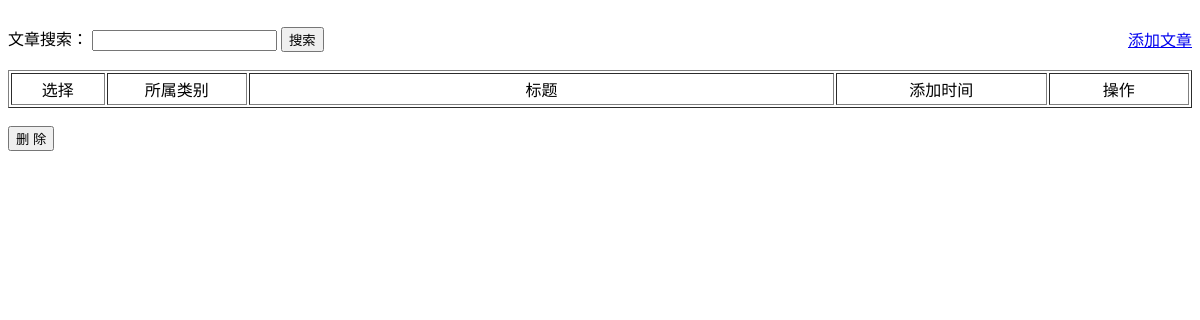
/admin/article.php?act=list&page=2, run on an earlier commit of the app's database.
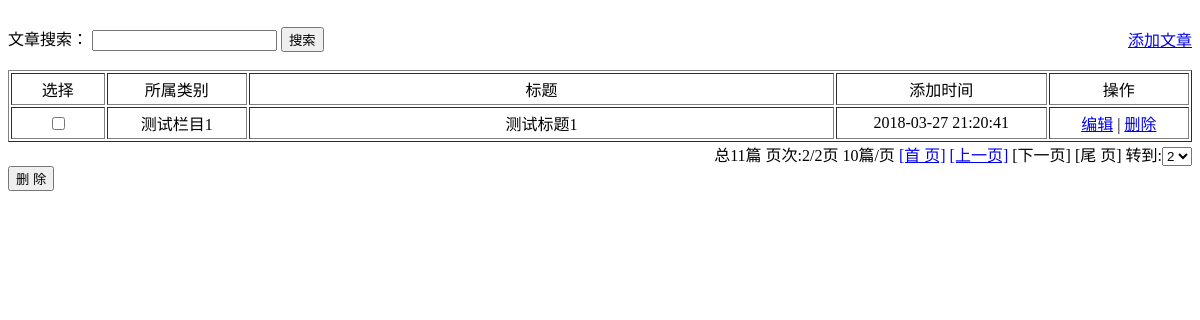
And on a later commit of the database.
### tables this page shows
CREATE TABLE `cms_article` (
  `id` int(11) unsigned NOT NULL AUTO_INCREMENT COMMENT 'ID',
  `cat_id` tinyint(4) unsigned NOT NULL COMMENT '栏目ID',
  `title` varchar(50) NOT NULL COMMENT '文章标题',
  `content` text COMMENT '文章内容',
  `add_time` int(10) unsigned NOT NULL COMMENT '添加时间',
  PRIMARY KEY (`id`),
  KEY `cat_id` (`cat_id`)
);

CREATE TABLE `cms_category` (
  `cat_id` tinyint(4) unsigned NOT NULL AUTO_INCREMENT COMMENT '栏目ID',
  `cat_name` varchar(20) NOT NULL COMMENT '栏目名称',
  `sort_order` tinyint(20) NOT NULL COMMENT '栏目排序',
  `add_time` int(10) unsigned NOT NULL COMMENT '添加时间',
  PRIMARY KEY (`cat_id`)
);

### include/config.php (called while the page is built, shortened)
<?php
$prefix = "cms_";
?>

### include/class.db.php (called while the page is built, shortened)
<?php
class DB extends PDO {
	var $sth;
	function execute($sql, $values = array()) {
		$this->sth = $this->prepare($sql);
		return $this->sth->execute($values);
	}
	function get_all($sql, $values = array()) {
		$this->execute($sql, $values);
		return $this->sth->fetchAll();
	}
	function get_col($sql, $values = array(), $column_number = 0) {
		$this->execute($sql, $values);
		return $this->sth->fetchColumn($column_number);
	}
}
?>

### admin/article_list.php (the view, shortened to what this page needs)
<!DOCTYPE html PUBLIC "-//W3C//DTD XHTML 1.0 Transitional//EN" "http://www.w3.org/TR/xhtml1/DTD/xhtml1-transitional.dtd">
<html xmlns="http://www.w3.org/1999/xhtml">
<head>
</head>
<body>
	<table width="100%" border="0" cellspacing="0" cellpadding="0">
		<tr>
			<td colspan="2">&nbsp;</td>
		</tr>
		<tr>
			<td width="50%">
				<form id="form1" name="form1" method="POST" action="?act=search">文章搜索：
					<input type="text" name="title" value="<?= $title?>" />
					<input type="submit" name="" value="搜索" />
				</form>
			</td>
			<td width="50%" align="right">
				<a href="?act=add">添加文章</a>
			</td>
		</tr>
		<tr>
			<td colspan="2">&nbsp;</td>
		</tr>
	</table>
	<form id="form2" name="form2" method="post" action="?act=del">
		<table width="100%" border="1" cellpadding="3">
			<tr>
				<td width="8%" align="center">选择</td>
				<td width="12%" align="center">所属类别</td>
				<td width="50%" align="center">标题</td>
				<td width="18%" align="center">添加时间</td>
				<td width="12%" align="center">操作</td>
			</tr>
			<?php foreach($rows as $row):?>
			<tr>
				<td align="center"><input type="checkbox" name="id[]" value="<?= $row['id']?>" /></td>
				<td align="center"><?= $row['cat_name']?></td>
				<td align="center"><?= $row['title']?></td>
				<td align="center"><?= date('Y-m-d H:i:s', $row['add_time'])?></td>
				<td align="center">
					<a href="?act=edit&id=<?= $row['id']?>">编辑</a> | <a href="?act=del&id=<?= $row['id']?>">删除</a>
				</td>
			</tr>
			<?php endforeach;?>
		</table>
		<table width="100%" border="0" cellspacing="0" cellpadding="0">
			<tr>
				<td>&nbsp;</td>
				<td align="right"><?= pager($page, $page_size, $total_num, $page_url)?></td>
			</tr>
			<tr>
				<td><input type="submit" value="删 除" /></td>
				<td>&nbsp;</td>
			</tr>
		</table>
	</form>
</body>
</html>

### include/functions.php (shortened to what this page needs)
<?php
function pager($page, $page_size, $total_num, $page_url = '')
{
	$total_page = ceil($total_num/$page_size);
	if($total_page < 1){
		return '';
	}
	$pagelist = "总{$total_num}篇&nbsp;页次:{$page}/{$total_page}页&nbsp;{$page_size}篇/页";
	if(1 != $page){
		$pagelist .= '&nbsp;<a class="prev" href="'.$page_url.'&page=1">[首 页]</a>';
		$pagelist .= '&nbsp;<a class="prev" href="'.$page_url.'&page='.($page-1).'">[上一页]</a>';
	} else {
		$pagelist .= '&nbsp;[首 页]&nbsp;[上一页]';
	}
	if($total_page != $page) {
		$pagelist .= '&nbsp;<a class="next" href="'.$page_url.'&page='.($page+1).'">[下一页]</a>';
		$pagelist .= '&nbsp;<a class="next" href="'.$page_url.'&page='.$total_page.'">[尾 页]</a>';
	} else {
		$pagelist .= '&nbsp;[下一页]&nbsp;[尾 页]</a>';
	}
	$pagelist .= '&nbsp;转到:<select onchange="window.location.href=this.options[this.selectedIndex].value">';
	for($i = 1; $i <= $total_page; $i++) {
		if($i == $page) {
			$pagelist .= "<option value='{$page_url}&page={$i}' selected='selected' label='{$i}'>{$i}</option>";
		} else {
			$pagelist .= "<option value='{$page_url}&page={$i}' label='{$i}'>{$i}</option>";
		}
	}
	$pagelist .= '</select>';
	return $pagelist;
}
?>

What changed in the data, as far as the page shows it:
added cms_article: cat.cat_name "测试栏目1", title "测试标题1", cat.add_time "2018-03-27 21:20:41"
Also different on the page:
pager($page, $page_size, $total_num, $page_url): (not shown) → "总11篇 页次:2/2页 10篇/页"
form field value: (not shown) → "2"
text now shown: "[首 页] [上一页] [下一页] [尾 页] 转到:"
